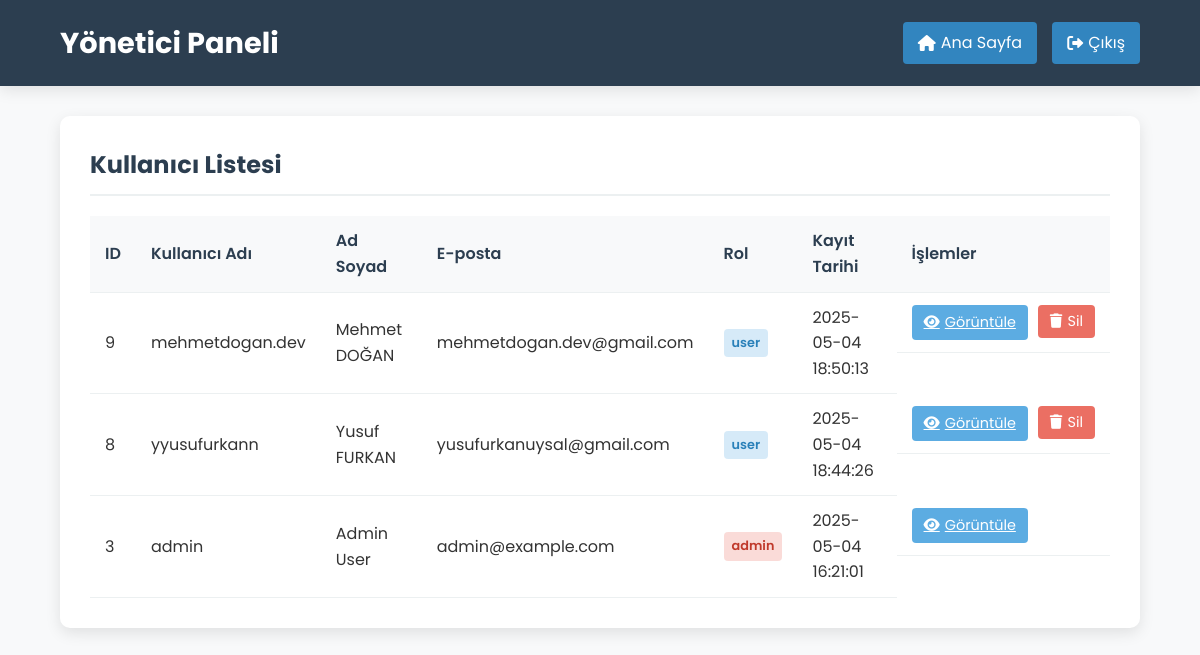
Before: /admin (signed in) with the older database file.
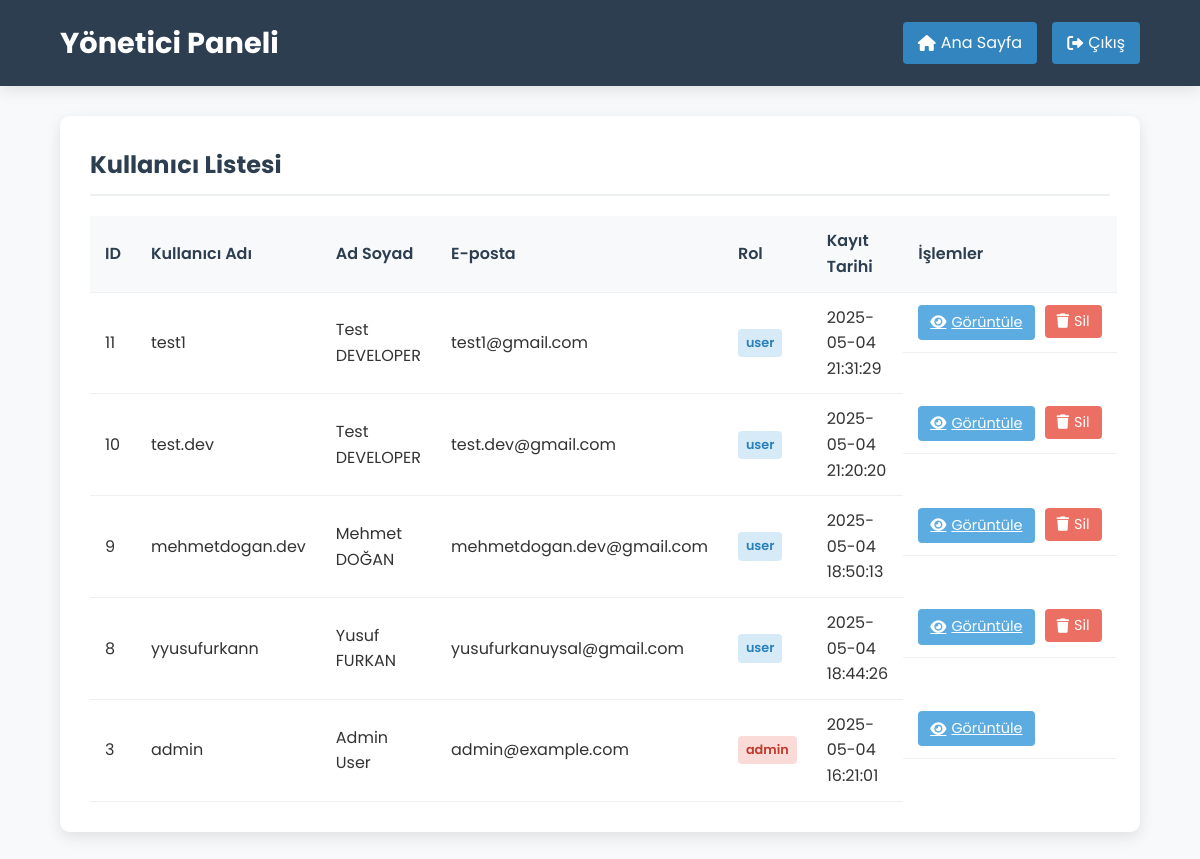
After: the same page with the newer database file.
### tables this page shows
CREATE TABLE users (
            id INTEGER PRIMARY KEY AUTOINCREMENT,
            username TEXT UNIQUE NOT NULL,
            password TEXT NOT NULL,
            email TEXT UNIQUE NOT NULL,
            full_name TEXT NOT NULL,
            registration_date TIMESTAMP DEFAULT CURRENT_TIMESTAMP
        , role TEXT DEFAULT 'user');

### app.py (the view)
@app.route('/admin')
@admin_required
def admin_dashboard():
    users = get_all_users()
    return render_template('admin_dashboard.html', users=users)

### app.py (called while the page is built)
def get_db_connection():
    conn = sqlite3.connect(DATABASE)
    conn.row_factory = sqlite3.Row
    return conn

def admin_required(f):
    @wraps(f)
    def decorated_function(*args, **kwargs):
        if 'user_id' not in session:
            flash('Bu sayfaya erişmek için giriş yapmalısınız!', 'error')
            return redirect(url_for('login'))
        elif session.get('role') != 'admin':
            flash('Bu sayfaya erişim yetkiniz yok!', 'error')
            return redirect(url_for('index'))
        return f(*args, **kwargs)
    return decorated_function

def get_all_users():
    conn = get_db_connection()
    users = conn.execute('SELECT * FROM users ORDER BY registration_date DESC').fetchall()
    conn.close()
    return users

### templates/admin_dashboard.html (shortened to what this page needs)
<!DOCTYPE html>
<html lang="tr">
<head>
    <link rel="stylesheet" href="{{ url_for('static', filename='style.css') }}">
    <link rel="stylesheet" href="https://cdnjs.cloudflare.com/ajax/libs/font-awesome/6.0.0-beta3/css/all.min.css">
</head>
<body>
    <div class="ai-background">
</div>
    <header class="admin-header">
        <div class="admin-header-container">
            <div class="admin-title">
                <h1>Yönetici Paneli</h1>
            </div>
            <div class="admin-actions">
                <a href="{{ url_for('index') }}" class="admin-btn">
                    <i class="fas fa-home"></i> Ana Sayfa
                </a>
                <a href="{{ url_for('logout') }}" class="admin-btn">
                    <i class="fas fa-sign-out-alt"></i> Çıkış
                </a>
            </div>
        </div>
    </header>
    <div class="admin-container">
        <div class="admin-panel">
            <h2>Kullanıcı Listesi</h2>
            <table class="admin-table">
                <thead>
                    <tr>
                        <th>ID</th>
                        <th>Kullanıcı Adı</th>
                        <th>Ad Soyad</th>
                        <th>E-posta</th>
                        <th>Rol</th>
                        <th>Kayıt Tarihi</th>
                        <th>İşlemler</th>
                    </tr>
                </thead>
                <tbody>
                    {% for user in users %}
                        <tr>
                            <td>{{ user.id }}</td>
                            <td>{{ user.username }}</td>
                            <td>{{ user.full_name }}</td>
                            <td>{{ user.email }}</td>
                            <td>
                                <span class="user-role {% if user.role == 'admin' %}role-admin{% else %}role-user{% endif %}">
                                    {{ user.role }}
                                </span>
                            </td>
                            <td>{{ user.registration_date }}</td>
                            <td class="user-actions">
                                <a href="{{ url_for('admin_view_user', user_id=user.id) }}" class="admin-action-btn btn-view">
                                    <i class="fas fa-eye"></i> Görüntüle
                                </a>
                                {% if user.id != session.user_id %}
                                    <form class="delete-form" action="{{ url_for('admin_delete_user', user_id=user.id) }}" method="POST" onsubmit="return confirm('Bu kullanıcıyı silmek istediğinize emin misiniz?')">
                                        <button type="submit" class="admin-action-btn btn-delete">
                                            <i class="fas fa-trash"></i> Sil
                                        </button>
                                    </form>
                                {% endif %}
                            </td>
                        </tr>
                    {% endfor %}
                </tbody>
            </table>
        </div>
    </div>
</body>
</html>

Changed rows visible on the page:
added users: id "11", username "test1", full_name "Test DEVELOPER", email "test1@gmail.com", role "user", registration_date "2025-05-04 21:31:29"
added users: id "10", username "test.dev", full_name "Test DEVELOPER", email "test.dev@gmail.com", role "user", registration_date "2025-05-04 21:20:20"
